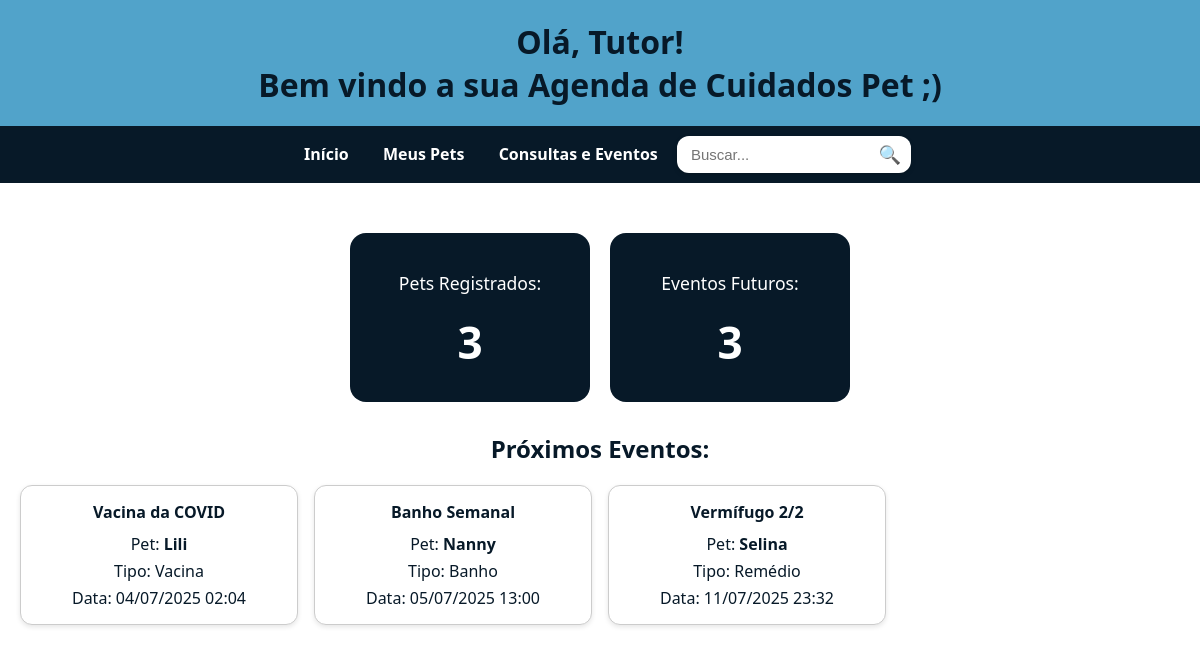
Before: / with the older database file.
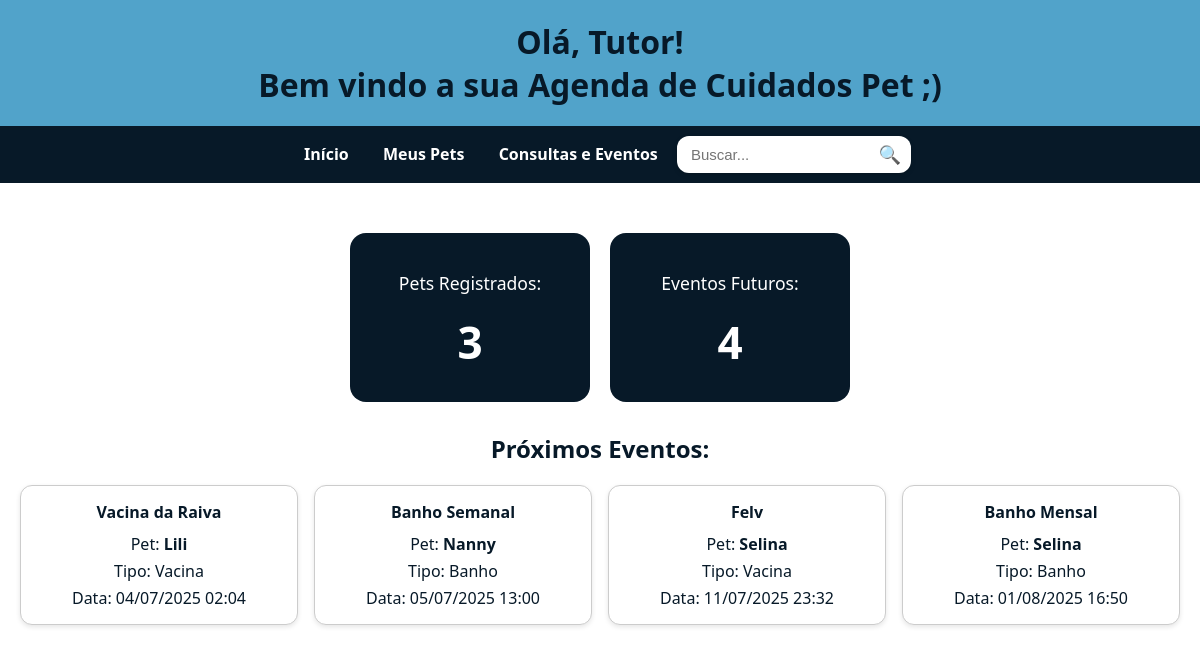
After: the same page with the newer database file.
### agenda/models.py (models this page shows, shortened)
class Evento(models.Model):
    TIPOS = [
        ('banho', 'Banho'),
        ('vacina', 'Vacina'),
        ('consulta', 'Consulta'),
        ('remedio', 'Remédio'),
    ]
    nome = models.CharField(max_length=100, blank=True)
    pet = models.ForeignKey(Pet, on_delete=models.CASCADE, related_name='eventos')
    tipo = models.CharField(max_length=20, choices=TIPOS)
    data = models.DateTimeField()

class Pet(models.Model):
    nome = models.CharField(max_length=100)
    idade = models.PositiveIntegerField()
    especie = models.CharField(max_length=50)
    foto = models.ImageField(upload_to='pets/')

### agenda/views.py (the view)
# urls.py: path('', views.home, name='home'),
def home(request):
    eventos = Evento.objects.filter(data__gte=date.today()).order_by('data')
    pets = Pet.objects.all()
    return render(request, 'agenda/home.html', {
        'eventos': eventos,
        'pets': pets,
    })

### agenda/templates/agenda/home.html
{% extends 'agenda/base.html' %}
{% block content %}
<div class="cards">
    <div class="card">
        <p>Pets Registrados:</p>
        <h2>{{ pets|length }}</h2>
    </div>
    <div class="card">
        <p>Eventos Futuros:</p>
        <h2>{{ eventos|length }}</h2>
    </div>
</div>
<h2>Próximos Eventos:</h2>
{% if eventos %}
  <div style="display: grid; grid-template-columns: repeat(auto-fill, minmax(250px, 1fr)); gap: 1rem; margin-top: 1rem;">
    {% for evento in eventos %}
      <div style="border: 1px solid #ccc; border-radius: 12px; padding: 15px 15px 10px 15px; box-shadow: 0 2px 5px rgba(0,0,0,0.1); background-color: #fff;">
        <h4 style="margin: 0 0 10px 0;">{{ evento.nome }}</h4>
        <p style="margin: 0;">Pet: <strong>{{ evento.pet.nome }}</strong></p>
        <p style="margin: 5px 0;">Tipo: {{ evento.get_tipo_display }}</p>
        <p style="margin: 5px 0;">Data: {{ evento.data|date:"d/m/Y H:i" }}</p>
      </div>
    {% endfor %}
  </div>
{% else %}
  <p>Sem eventos futuros cadastrados.</p>
{% endif %}
{% endblock %}

Changed rows visible on the page:
changed Evento "Lili": nome "Vacina da COVID" → "Vacina da Raiva"
changed Evento: nome "Vermífugo 2/2" → "Felv"; tipo "Remédio" → "Vacina"
added Evento: nome "Banho Mensal", pet.nome "Selina", tipo "Banho", data "01/08/2025 16:50"
Other visible differences:
{{ eventos|length }}: "3" → "4"
